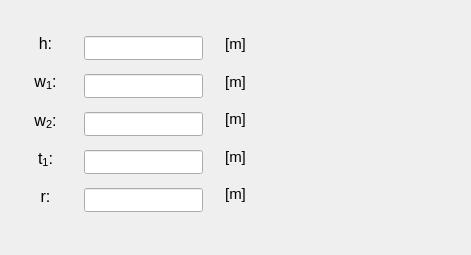
    <widget class="QWidget" name="tab_T_section">
     <attribute name="title">
      <string>T-section</string>
     </attribute>
     <widget class="QWidget" name="verticalLayoutWidget_34">
      <property name="geometry">
       <rect>
        <x>84</x>
        <y>28</y>
        <width>119</width>
        <height>192</height>
       </rect>
      </property>
      <layout class="QVBoxLayout" name="verticalLayout_34">
       <item>
        <widget class="QLineEdit" name="lineEdit_height_T_section">
         <property name="minimumSize">
          <size>
           <width>0</width>
           <height>24</height>
          </size>
         </property>
         <property name="maximumSize">
          <size>
           <width>16777215</width>
           <height>24</height>
          </size>
         </property>
         <property name="font">
          <font>
           <family>Arial</family>
           <pointsize>11</pointsize>
           <weight>75</weight>
           <italic>true</italic>
           <bold>true</bold>
          </font>
         </property>
         <property name="focusPolicy">
          <enum>Qt::StrongFocus</enum>
         </property>
         <property name="styleSheet">
          <string notr="true">color: rgb(255, 0, 0);</string>
         </property>
         <property name="alignment">
          <set>Qt::AlignCenter</set>
         </property>
        </widget>
       </item>
       <item>
        <widget class="QLineEdit" name="lineEdit_w1_T_section">
         <property name="minimumSize">
          <size>
           <width>0</width>
           <height>24</height>
          </size>
         </property>
         <property name="maximumSize">
          <size>
           <width>16777215</width>
           <height>24</height>
          </size>
         </property>
         <property name="font">
          <font>
           <family>Arial</family>
           <pointsize>11</pointsize>
           <weight>75</weight>
           <italic>true</italic>
           <bold>true</bold>
          </font>
         </property>
         <property name="focusPolicy">
          <enum>Qt::StrongFocus</enum>
         </property>
         <property name="styleSheet">
          <string notr="true">color: rgb(255, 0, 0);</string>
         </property>
         <property name="alignment">
          <set>Qt::AlignCenter</set>
         </property>
        </widget>
       </item>
       <item>
        <widget class="QLineEdit" name="lineEdit_w2_T_section">
         <property name="minimumSize">
          <size>
           <width>0</width>
           <height>24</height>
          </size>
         </property>
         <property name="maximumSize">
          <size>
           <width>16777215</width>
           <height>24</height>
          </size>
         </property>
         <property name="font">
          <font>
           <family>Arial</family>
           <pointsize>11</pointsize>
           <weight>75</weight>
           <italic>true</italic>
           <bold>true</bold>
          </font>
         </property>
         <property name="focusPolicy">
          <enum>Qt::StrongFocus</enum>
         </property>
         <property name="styleSheet">
          <string notr="true">color: rgb(255, 0, 0);</string>
         </property>
         <property name="alignment">
          <set>Qt::AlignCenter</set>
         </property>
        </widget>
       </item>
       <item>
        <widget class="QLineEdit" name="lineEdit_t1_T_section">
         <property name="minimumSize">
          <size>
           <width>0</width>
           <height>24</height>
          </size>
         </property>
         <property name="maximumSize">
          <size>
           <width>16777215</width>
           <height>24</height>
          </size>
         </property>
         <property name="font">
          <font>
           <family>Arial</family>
           <pointsize>11</pointsize>
           <weight>75</weight>
           <italic>true</italic>
           <bold>true</bold>
          </font>
         </property>
         <property name="focusPolicy">
          <enum>Qt::StrongFocus</enum>
         </property>
         <property name="styleSheet">
          <string notr="true">color: rgb(255, 0, 0);</string>
         </property>
         <property name="alignment">
          <set>Qt::AlignCenter</set>
         </property>
        </widget>
       </item>
       <item>
        <widget class="QLineEdit" name="lineEdit_radius_T_section">
         <property name="minimumSize">
          <size>
           <width>0</width>
           <height>24</height>
          </size>
         </property>
         <property name="maximumSize">
          <size>
           <width>16777215</width>
           <height>24</height>
          </size>
         </property>
         <property name="font">
          <font>
           <family>Arial</family>
           <pointsize>11</pointsize>
           <weight>75</weight>
           <italic>true</italic>
           <bold>true</bold>
          </font>
         </property>
         <property name="focusPolicy">
          <enum>Qt::StrongFocus</enum>
         </property>
         <property name="styleSheet">
          <string notr="true">color: rgb(255, 0, 0);</string>
         </property>
         <property name="alignment">
          <set>Qt::AlignCenter</set>
         </property>
        </widget>
       </item>
      </layout>
     </widget>
     <widget class="QWidget" name="verticalLayoutWidget_36">
      <property name="geometry">
       <rect>
        <x>210</x>
        <y>28</y>
        <width>51</width>
        <height>183</height>
       </rect>
      </property>
      <layout class="QVBoxLayout" name="verticalLayout_36">
       <property name="spacing">
        <number>4</number>
       </property>
       <property name="bottomMargin">
        <number>0</number>
       </property>
       <item>
        <widget class="QLabel" name="label_88">
         <property name="text">
          <string>&lt;html&gt;&lt;head/&gt;&lt;body&gt;&lt;p align=&quot;center&quot;&gt;&lt;span style=&quot; font-size:11pt;&quot;&gt;[m]&lt;/span&gt;&lt;/p&gt;&lt;/body&gt;&lt;/html&gt;</string>
         </property>
         <property name="alignment">
          <set>Qt::AlignCenter</set>
         </property>
        </widget>
       </item>
       <item>
        <widget class="QLabel" name="label_89">
         <property name="text">
          <string>&lt;html&gt;&lt;head/&gt;&lt;body&gt;&lt;p align=&quot;center&quot;&gt;&lt;span style=&quot; font-size:11pt;&quot;&gt;[m]&lt;/span&gt;&lt;/p&gt;&lt;/body&gt;&lt;/html&gt;</string>
         </property>
         <property name="alignment">
          <set>Qt::AlignCenter</set>
         </property>
        </widget>
       </item>
       <item>
        <widget class="QLabel" name="label_90">
         <property name="text">
          <string>&lt;html&gt;&lt;head/&gt;&lt;body&gt;&lt;p align=&quot;center&quot;&gt;&lt;span style=&quot; font-size:11pt;&quot;&gt;[m]&lt;/span&gt;&lt;/p&gt;&lt;/body&gt;&lt;/html&gt;</string>
         </property>
         <property name="alignment">
          <set>Qt::AlignCenter</set>
         </property>
        </widget>
       </item>
       <item>
        <widget class="QLabel" name="label_91">
         <property name="text">
          <string>&lt;html&gt;&lt;head/&gt;&lt;body&gt;&lt;p align=&quot;center&quot;&gt;&lt;span style=&quot; font-size:11pt;&quot;&gt;[m]&lt;/span&gt;&lt;/p&gt;&lt;/body&gt;&lt;/html&gt;</string>
         </property>
         <property name="alignment">
          <set>Qt::AlignCenter</set>
         </property>
        </widget>
       </item>
       <item>
        <widget class="QLabel" name="label_92">
         <property name="text">
          <string>&lt;html&gt;&lt;head/&gt;&lt;body&gt;&lt;p align=&quot;center&quot;&gt;&lt;span style=&quot; font-size:11pt;&quot;&gt;[m]&lt;/span&gt;&lt;/p&gt;&lt;/body&gt;&lt;/html&gt;</string>
         </property>
         <property name="alignment">
          <set>Qt::AlignCenter</set>
         </property>
        </widget>
       </item>
      </layout>
     </widget>
     <widget class="QWidget" name="verticalLayoutWidget_35">
      <property name="geometry">
       <rect>
        <x>14</x>
        <y>28</y>
        <width>63</width>
        <height>185</height>
       </rect>
      </property>
      <layout class="QVBoxLayout" name="verticalLayout_35">
       <item>
        <widget class="QLabel" name="label_81">
         <property name="text">
          <string>&lt;html&gt;&lt;head/&gt;&lt;body&gt;&lt;p align=&quot;center&quot;&gt;&lt;span style=&quot; font-size:12pt;&quot;&gt;h:&lt;/span&gt;&lt;/p&gt;&lt;/body&gt;&lt;/html&gt;</string>
         </property>
         <property name="alignment">
          <set>Qt::AlignCenter</set>
         </property>
        </widget>
       </item>
       <item>
        <widget class="QLabel" name="label_82">
         <property name="text">
          <string>&lt;html&gt;&lt;head/&gt;&lt;body&gt;&lt;p align=&quot;center&quot;&gt;&lt;span style=&quot; font-size:12pt;&quot;&gt;w&lt;/span&gt;&lt;span style=&quot; font-size:12pt; vertical-align:sub;&quot;&gt;1&lt;/span&gt;&lt;span style=&quot; font-size:12pt;&quot;&gt;:&lt;/span&gt;&lt;/p&gt;&lt;/body&gt;&lt;/html&gt;</string>
         </property>
         <property name="alignment">
          <set>Qt::AlignCenter</set>
         </property>
        </widget>
       </item>
       <item>
        <widget class="QLabel" name="label_83">
         <property name="text">
          <string>&lt;html&gt;&lt;head/&gt;&lt;body&gt;&lt;p align=&quot;center&quot;&gt;&lt;span style=&quot; font-size:12pt;&quot;&gt;w&lt;/span&gt;&lt;span style=&quot; font-size:12pt; vertical-align:sub;&quot;&gt;2&lt;/span&gt;&lt;span style=&quot; font-size:12pt;&quot;&gt;:&lt;/span&gt;&lt;/p&gt;&lt;/body&gt;&lt;/html&gt;</string>
         </property>
         <property name="alignment">
          <set>Qt::AlignCenter</set>
         </property>
        </widget>
       </item>
       <item>
        <widget class="QLabel" name="label_85">
         <property name="text">
          <string>&lt;html&gt;&lt;head/&gt;&lt;body&gt;&lt;p align=&quot;center&quot;&gt;&lt;span style=&quot; font-size:12pt;&quot;&gt;t&lt;/span&gt;&lt;span style=&quot; font-size:12pt; vertical-align:sub;&quot;&gt;1&lt;/span&gt;&lt;span style=&quot; font-size:12pt;&quot;&gt;:&lt;/span&gt;&lt;/p&gt;&lt;/body&gt;&lt;/html&gt;</string>
         </property>
         <property name="alignment">
          <set>Qt::AlignCenter</set>
         </property>
        </widget>
       </item>
       <item>
        <widget class="QLabel" name="label_86">
         <property name="text">
          <string>&lt;html&gt;&lt;head/&gt;&lt;body&gt;&lt;p align=&quot;center&quot;&gt;&lt;span style=&quot; font-size:12pt;&quot;&gt;r:&lt;/span&gt;&lt;/p&gt;&lt;/body&gt;&lt;/html&gt;</string>
         </property>
         <property name="alignment">
          <set>Qt::AlignCenter</set>
         </property>
        </widget>
       </item>
      </layout>
     </widget>
     <widget class="QLabel" name="label_4">
      <property name="geometry">
       <rect>
        <x>272</x>
        <y>6</y>
        <width>190</width>
        <height>240</height>
       </rect>
      </property>
      <property name="text">
       <string/>
      </property>
      <property name="pixmap">
       <pixmap>../../../figures/T_profile.PNG</pixmap>
      </property>
      <property name="scaledContents">
       <bool>true</bool>
      </property>
     </widget>
    </widget>
